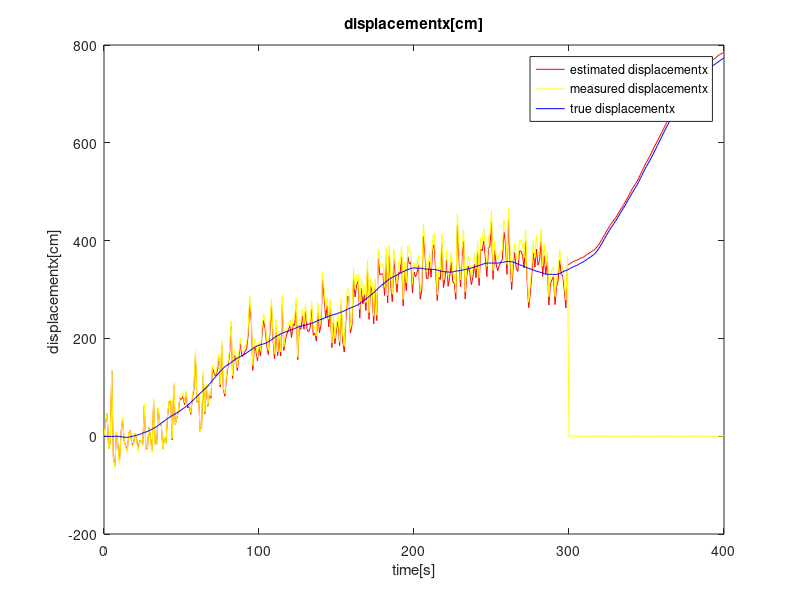
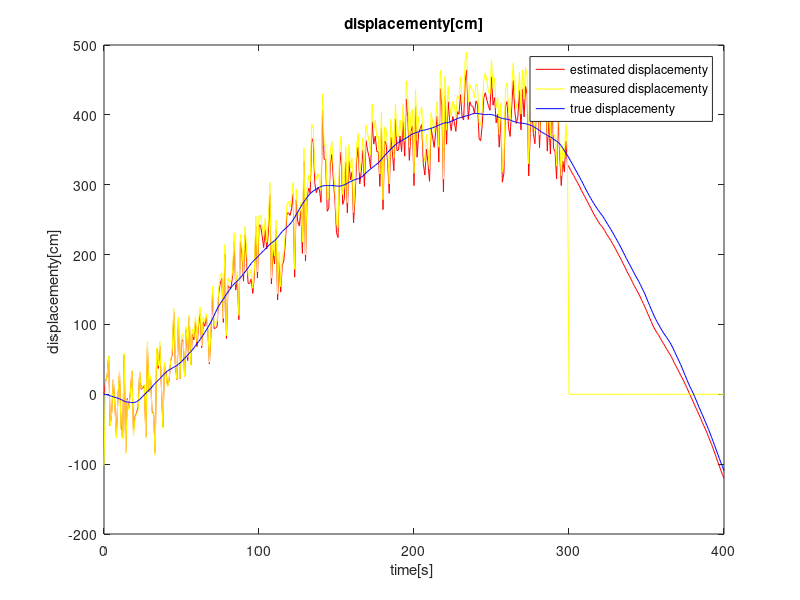
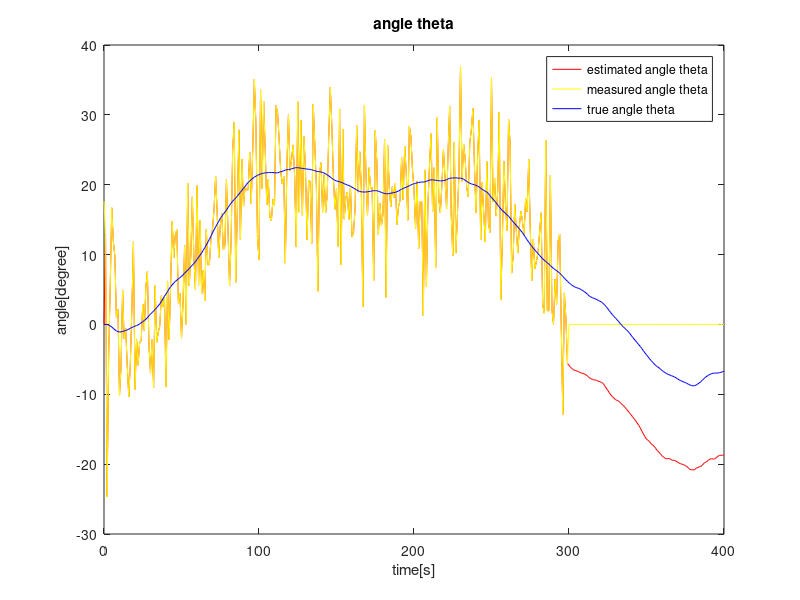
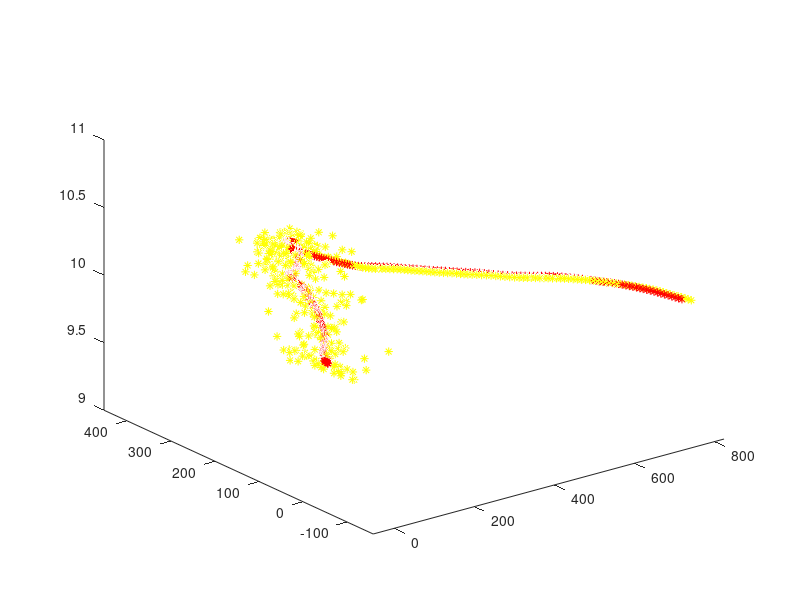

These charts were generated, in order, by the following MATLAB code: (Note: this script raises an error after producing the figures.)
Ts=0.1; %define the sample time

A=[1 0 0 Ts 0 0; 0 1 0 0 Ts 0; 0 0 1 0 0 Ts; 0 0 0 1 0 0 ; 0 0 0 0 1 0; 0 0 0 0 0 1]; % the state matrix

C=[1 0 0 0 0 0 ; 0 1 0 0 0 0 ; 0 0 1 0 0 0]; % the output matrix

E=[0 0 0 1 0 0 ; 0 0 0 0 1 0 ; 0 0 0 0 0 1]; % the measurement mapping matrix for velocity parameters
F=[1 0 0 0 0 0 0 0 0; 0 1 0 0 0 0 0 0 0 ; 0 0 1 0 0 0 0 0 0;0 0 0 1 0 0 0 0 0;0 0 0 0 1 0 0 0 0;0 0 0 0 0 1 0 0 0]; % the output matrix
L=[1 0 0;0 1 0;0 0 1;1 0 0;0 1 0;0 0 1];
B=[0.5*Ts^2 0 0;0 0.5*Ts^2 0;0 0 0.5*Ts^2;Ts 0 0;0 Ts 0; 0 0 Ts]; % the input matrix
B_new=[1 0 0;0 1 0;0 0 1;1 0 0;0 1 0; 0 0 1]; % the input matrix

x0=[0;0;0;0;0;0]; % the initial conditions
xnew=[10,10,10,10,10,10];
sys =ss(A,B,eye(6),[],Ts); % a system to generate true data

t=0:Ts:40; % the time interval

%assuming that the uncertanities in the accelerations are equal, we define

%them as follow:

segmaux=35; %standard deviation ax

segmauy=35; %standard deviation ay

segmaualpha=3.5; %standard deviation angular acceleration


%define the input(accelerations):

ux=[zeros(1,30) 2*ones(1,20) 0.5*ones(1,20) 0.5*ones(1,length(t)-70)]+normrnd(0,segmaux,1,length(t));

uy=[zeros(1,10) 5*ones(1,60) -0.5*ones(1,length(t)-70)]+normrnd(0,segmauy,1,length(t));

ualpha=[zeros(1,30) 0.001*ones(1,20) 0.002*ones(1,20) -0.0003*ones(1,length(t)-70)]+normrnd(0,segmaualpha,1,length(t));

u=[ux;uy;ualpha];

%generating the true data:

Xtrue=lsim(sys,u',t,x0);

xtrue=Xtrue(:,1);

ytrue=Xtrue(:,2);

ztrue= ones(1,400)*5;

thtrue=Xtrue(:,3);

vxtrue=Xtrue(:,4);

vytrue=Xtrue(:,5);

wtrue=Xtrue(:,6);

%defining V:

measurmentsV=[0.1 0 0; 0 0.1 0; 0 0 0.1];
measurments=[0.1 0 0 0 0 0; 0 0.1 0 0 0 0;  0 0 0.1 0 0 0;0 0 0 0.1 0 0 ;0 0 0 0 0.1 0 ;0 0 0 0 0 0.1];
measurmentsVel=[0.1 0 0; 0 0.1 0; 0 0 0.1];
%generating measurment data by adding noise to the true data:

xm=xtrue+normrnd(0,50,length(xtrue),1);
xm2=xtrue+normrnd(0,50,length(xtrue),1);

ym=ytrue+normrnd(0,50,length(ytrue),1);
ym2=ytrue+normrnd(0,50,length(ytrue),1);

thm=thtrue+normrnd(0,10,length(ytrue),1);
thm2=thtrue+normrnd(0,10,length(ytrue),1);
      
vxm=vxtrue+normrnd(0,5,length(ytrue),1);
vym=vytrue+normrnd(0,5,length(ytrue),1);
vwm=wtrue+normrnd(0,1,length(ytrue),1);
%initializing the matricies for the for loop (this will make the matlab run
%Initializing P
Q=eye(9)*100;
P=eye(9)*100;
%P=B*R*B';

%the for loop faster.

Xest=zeros(9,length(t));
A_new=[1 0 0 Ts 0 0 (0.5*Ts*Ts) 0 0; 0 1 0 0 Ts 0 0 (0.5*Ts*Ts) 0; 0 0 1 0 0 Ts 0 0 (0.5*Ts*Ts); 0 0 0 1 0 0 Ts 0 0 ; 0 0 0 0 1 0 0 Ts 0; 0 0 0 0 0 1 0 0 Ts;0 0 0 0 0 0 1 0 0;0 0 0 0 0 0 0 1 0;0 0 0 0 0 0 0 0 1]; % the state matrix
C_new=[1 0 0 0 0 0 0 0 0 ; 0 1 0 0 0 0 0 0 0 ; 0 0 1 0 0 0 0 0 0];
E_new=[0 0 0 1 0 0 0 0 0 ; 0 0 0 0 1 0 0 0 0 ; 0 0 0 0 0 1 0 0 0];
Xcm=zeros(3,length(t));
Cov=zeros(9,9,400);
KG=zeros(9,3,400);
Xcm(:,1)=([xm(1); ym(1); thm(1)]*0.8)+([xm2(1); ym2(1); thm2(1)]*0.9)/1.7;
%defining R and Q

R=measurmentsV*C*C';
R1=measurments*F*F';
R_vel=measurmentsVel*C*C';
%Q=[segmaux^2 0 0 ; 0 segmauy^2 0 ;0 0 segmaualpha^2];
%Q=[1 0 0 0 0 0 0 0 0  ; 0 1 0 0 0 0 0 0 0 ;0 0 1 0 0 0 0 0 0;0 0 0 1 0 0 0 0 0  ; 0 0 0 0 1 0 0 0 0 ;0 0 0 0 0 1 0 0 0;0 0 0 0 0 0 1 0 0;0 0 0 0 0 0 0 1 0;0 0 0 0 0 0 0 0 1];
%Initializing P
Q=eye(9)*100;

%P=B*R*B';
P=eye(9)*10;
%disp(P);

for(i=2:1:length(t))


if(i<=7)
    Q=eye(9)*100;
    P=A_new*P*A_new'+Q; %predicting P
    Xest(:,i)=A_new*Xest(:,i-1); %Predicitng the sta
    K=P*C_new'/(C_new*P*C_new'+R);
    Cov(:,:,i)=P;%covariance collection
    KG(:,:,i)=K ;%Kalman gain collection
    Xest(:,i)=Xest(:,i)+K*([xm(i); ym(i); thm(i)]-C_new*Xest(:,i));%Correcting: estimating the state
    Xcm(:,i)=[xm(i); ym(i); thm(i)]; %combined measurement for plotting purpose
    P=(eye(9)-K*C_new)*P;%Correcting: estimating P
    
elseif(i>7 && i<=300)
    Q=eye(9)*100;
    P=A_new*P*A_new'+Q; %predicting P
    Xest(:,i)=A_new*Xest(:,i-1); %Predicitng the sta
    K1=P*F'/(F*P*F'+R1);
    Cov(:,:,i)=P;%covariance collection
    KG(:,:,i)=K1*L ;%Kalman gain collection
    Xest(:,i)=Xest(:,i)+K1*(((([xm(i); ym(i); thm(i);vxm(i)/0.8;vym(i)/0.8;vwm(i)/0.8]*0.8)+([xm2(i); ym2(i); thm2(i);0;0;0]*0.9))/1.7)-F*Xest(:,i));
    Xcm(:,i)=(([xm(i); ym(i); thm(i)]*0.8)+([xm2(i); ym2(i); thm2(i)*0.9]))/1.7;
    P=(eye(9)-K1*F)*P;%Correcting: estimating P
    
else
    Q=eye(9)*10;
    P=A_new*P*A_new'+Q; %predicting P
    Xest(:,i)=A_new*Xest(:,i-1); %Predicitng the sta
    K=P*E_new'/(E_new*P*E_new'+R_vel);
    Cov(:,:,i)=P;%covariance collection
    KG(:,:,i)=K ;%Kalman gain collection
    Xest(:,i)= Xest(:,i)+ K*([vxm(i); vym(i); vwm(i)]-E_new*Xest(:,i));
    P=(eye(9)-K*E_new)*P;%Correcting: estimating P

end

 
end

%root mean square error calculation
est_x= Xest(1,:); 
est_y= Xest(2,:); 
est_th= Xest(3,:); 

r_x = sqrt( sum( (est_x(:)-xtrue(:)).^2) / length(t));
r_y = sqrt( sum( (est_y(:)-ytrue(:)).^2) / length(t));
r_th = sqrt( sum( (est_th(:)-thtrue(:)).^2) / length(t));
disp(r_x);
disp(r_y);
disp(r_th);
%subplot(311)

%plot(t,Xest(2,:),'r',t,vtrue,'b')

%xlabel('time [sec]');

%ylabel('velocity [m/s]');
%title('Velocity');

%legend('estimated velocity','true velocity')

t=0:1:400;

figure(1);
plot(t,Xest(1,:),'r',t,Xcm(1,:),'y',t,xtrue,'b');
xlabel('time[s]');
ylabel('displacementx[cm] ');
title('displacementx[cm]');
h1=legend('estimated displacementx','measured displacementx','true displacementx');
set(h1,'Location','best');

%subplot(312)
figure(2);
plot(t,Xest(2,:),'r',t,Xcm(2,:),'y',t,ytrue,'b')
xlabel('time[s] ');
ylabel('displacementy[cm] ');
title('displacementy[cm]');
h1=legend('estimated displacementy','measured displacementy','true displacementy');
set(h1,'Location','best');


%subplot(313)
figure(3);
plot(t,Xest(3,:),'r',t,Xcm(3,:),'y',t,thtrue,'b')
xlabel('time[s]');
ylabel('angle[degree]');
title('angle theta');
h1=legend('estimated angle theta','measured angle theta','true angle theta');
set(h1,'Location','best');
%t=0:0.1:40;

%figure

%hold on


%simple animation:

for i=1:1:length(t)
figure(4);
axis([min(xtrue)-50 max(xtrue)+50 min(ytrue)-50 max(ytrue)+50]);

%viscircles([xtrue(i) ytrue(i)],20,'color','b')

%viscircles([Xest(1,i) Xest(2,i)],20,'color','r')

plot3(xtrue(i),ytrue(i),10,'-.r*');

plot3(Xest(1,i),Xest(2,i),10,'-.y*');
 
hold on
pause(0.001)

end

figure(5);
hold all
%plot(t(1:100),Xcm(1,(1:100)),'r');
plot(t(1:300),xm(1:300),'r');
plot(t(7:300),xm2(7:300),'g');
plot(t(7:300),Xcm(1,(7:300)),'b');
plot(t(1:300),xtrue((1:300),1),'c');
xlabel('time [sec]');
ylabel('displacementx [cm]');
title('displacementx');
h1=legend('measurement from 2D','measurement from 3D','combined measurement from 2D and 3D','ground truth data');
set(h1,'Location','best');
hold off

figure(6);
hold all
%plot(t(1:100),Xcm(1,(1:100)),'r');
plot(t(1:300),ym(1:300),'r');
plot(t(7:300),ym2(7:300),'g');
plot(t(7:300),Xcm(2,(7:300)),'b');
plot(t(1:300),ytrue((1:300),1),'c');
xlabel('time [sec]');
ylabel('displacementy [cm]');
title('displacementy');
h1=legend('measurement from 2D','measurement from 3D','combined measurement from 2D and 3D','ground truth data');
set(h1,'Location','best');
hold off

figure(7);
hold all
%plot(t(1:100),Xcm(1,(1:100)),'r');
plot(t(1:300),thm(1:300),'r');
plot(t(7:300),thm2(7:300),'g');
plot(t(7:300),Xcm(3,(7:300)),'b');
plot(t(1:300),thtrue((1:300),1),'c');
xlabel('time[sec]');
ylabel('angle[degree]');
title('angle');
h1=legend('measurement from 2D','measurement from 3D','combined measurement from 2D and 3D','ground truth data');
set(h1,'Location','best');
hold off

figure(8);
hold all
%plot(t(1:100),Xcm(1,(1:100)),'r');
plot(t(7:400),vxm(7:400),'r');
plot(t(1:400),vxtrue((1:400),1),'c');
xlabel('time[sec]');
ylabel('deltax[cm]');
title('deltax');
h1=legend('measurement from 3D','ground truth data');
set(h1,'Location','best');
hold off

figure(9);
hold all
%plot(t(1:100),Xcm(1,(1:100)),'r');
plot(t(7:400),vym(7:400),'r');
plot(t(1:400),vytrue((1:400),1),'c');
xlabel('time[sec]');
ylabel('deltay[cm]');
title('deltay');
h1=legend('measurement from 3D','ground truth data');
set(h1,'Location','best');
hold off

figure(10);
hold all
%plot(t(1:100),Xcm(1,(1:100)),'r');
plot(t(7:400),vwm(7:400),'r');
plot(t(1:400),wtrue((1:400),1),'c');
xlabel('time[sec]');
ylabel('deltatheta[degrees]');
title('deltatheta');
h1=legend('measurement from 3D','ground truth data');
set(h1,'Location','best');
hold off

cov_x = squeeze(Cov(1,1,:))';
cov_y = squeeze(Cov(2,2,:))';
cov_th = squeeze(Cov(3,3,:))';
figure(11);
%plot(t(1:100),Xcm(1,(1:100)),'r');
hold all;
plot(t,cov_x,'r');
xlabel('time [sec]');
ylabel('variance_x [cm^{2}] ');
title('variance in x');
hold off

figure(12);
%plot(t(1:100),Xcm(1,(1:100)),'r');
hold all;
plot(t,cov_y,'r');
xlabel('time [sec]');
ylabel('variance_y [cm^{2}]');
title('variance in y');
hold off

figure(13);
%plot(t(1:100),Xcm(1,(1:100)),'r');
hold all;
plot(t,cov_th,'r');
xlabel('time [sec]');
ylabel('variance_th [cm^{2}]');
title('variance in theta');
hold off

KG_x = squeeze(KG(1,1,:))';
KG_y = squeeze(KG(2,2,:))';
KG_th = squeeze(KG(3,3,:))';

figure(14);
hold all;
plot(t,KG_x,'r');
xlabel('time [sec]');
ylabel('KalmanGain_x ');
title('KalmanGain_x');
hold off

figure(15);
hold all;
plot(t,KG_y,'r');
xlabel('time [sec]');
ylabel('KalmanGain_y ');
title('KalmanGain_y');
hold off

figure(16);
hold all;
plot(t,KG_th,'r');
xlabel('time [sec]');
ylabel('KalmanGain_th ');
title('KalmanGain_th');
hold off

saveas(figure(1),[results_dir('main_fusion') '/figure1.png']);
saveas(figure(2),[results_dir('main_fusion') '/figure2.png']);
saveas(figure(3),[results_dir('main_fusion') '/figure3.png']);
saveas(figure(4),[results_dir('main_fusion') '/figure4.png']);
saveas(figure(5),[results_dir('main_fusion') '/figure5.png']);
saveas(figure(6),[results_dir('main_fusion') '/figure6.png']);
saveas(figure(7),[results_dir('main_fusion') '/figure7.png']);
saveas(figure(8),[results_dir('main_fusion') '/figure8.png']);
saveas(figure(9),[results_dir('main_fusion') '/figure9.png']);
saveas(figure(10),[results_dir('main_fusion') '/figure10.png']);
saveas(figure(11),[results_dir('main_fusion') '/figure11.png']);
saveas(figure(12),[results_dir('main_fusion') '/figure12.png']);
saveas(figure(13),[results_dir('main_fusion') '/figure13.png']);
saveas(figure(14),[results_dir('main_fusion') '/figure14.png']);
saveas(figure(15),[results_dir('main_fusion') '/figure15.png']);
saveas(figure(16),[results_dir('main_fusion') '/figure16.png']);

close all;
